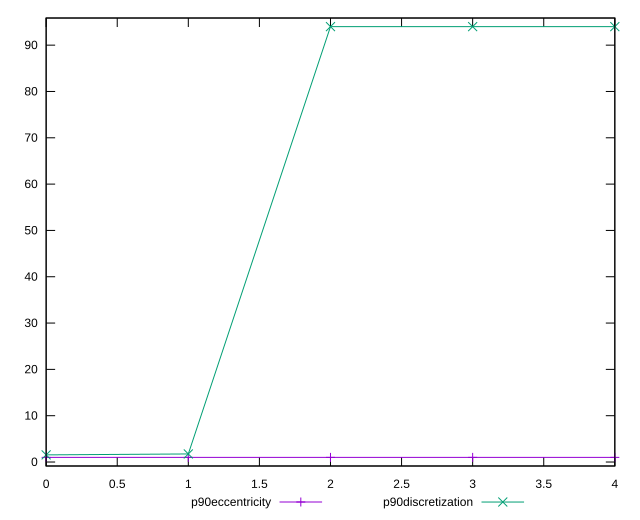

Reproduce this figure in gnuplot.
reset

$p90Eccentricity <<EOF
0 1.0000000000000004
1 0.9999999999999991
2 1
3 1
4 1
EOF

$p90Discretization <<EOF
0 1.540983606557377
1 1.7407407407407407
2 94
3 94
4 94
EOF

set key outside below
set xrange [0:4]
set yrange [-0.860000000000001:95.86]
set trange [-0.860000000000001:95.86]
set terminal svg size 640, 520 enhanced background rgb 'white'
set output "report_00026_2021-02-22T21:38:55.199Z/estimated-input-latency/progression/eccentricity.svg"

plot $p90Eccentricity title "p90eccentricity" with linespoints, \
     $p90Discretization title "p90discretization" with linespoints

reset
